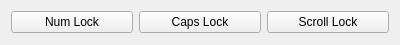
<?xml version="1.0" encoding="UTF-8"?>
<ui version="4.0">
 <class>IndicatorLightsDialog</class>
 <widget class="QDialog" name="IndicatorLightsDialog">
  <property name="windowModality">
   <enum>Qt::WindowModality::WindowModal</enum>
  </property>
  <property name="geometry">
   <rect>
    <x>0</x>
    <y>0</y>
    <width>400</width>
    <height>45</height>
   </rect>
  </property>
  <property name="minimumSize">
   <size>
    <width>400</width>
    <height>45</height>
   </size>
  </property>
  <property name="maximumSize">
   <size>
    <width>400</width>
    <height>45</height>
   </size>
  </property>
  <property name="windowTitle">
   <string>Indicator Lights</string>
  </property>
  <layout class="QGridLayout" name="gridLayout">
   <item row="0" column="0">
    <layout class="QHBoxLayout" name="horizontalLayout">
     <item>
      <widget class="QPushButton" name="push_button_num_lock">
       <property name="focusPolicy">
        <enum>Qt::FocusPolicy::NoFocus</enum>
       </property>
       <property name="text">
        <string>Num Lock</string>
       </property>
       <property name="checkable">
        <bool>true</bool>
       </property>
      </widget>
     </item>
     <item>
      <widget class="QPushButton" name="push_button_caps_lock">
       <property name="focusPolicy">
        <enum>Qt::FocusPolicy::NoFocus</enum>
       </property>
       <property name="text">
        <string>Caps Lock</string>
       </property>
       <property name="checkable">
        <bool>true</bool>
       </property>
      </widget>
     </item>
     <item>
      <widget class="QPushButton" name="push_button_scroll_lock">
       <property name="focusPolicy">
        <enum>Qt::FocusPolicy::NoFocus</enum>
       </property>
       <property name="text">
        <string>Scroll Lock</string>
       </property>
       <property name="checkable">
        <bool>true</bool>
       </property>
      </widget>
     </item>
    </layout>
   </item>
  </layout>
 </widget>
 <resources/>
 <connections/>
</ui>
